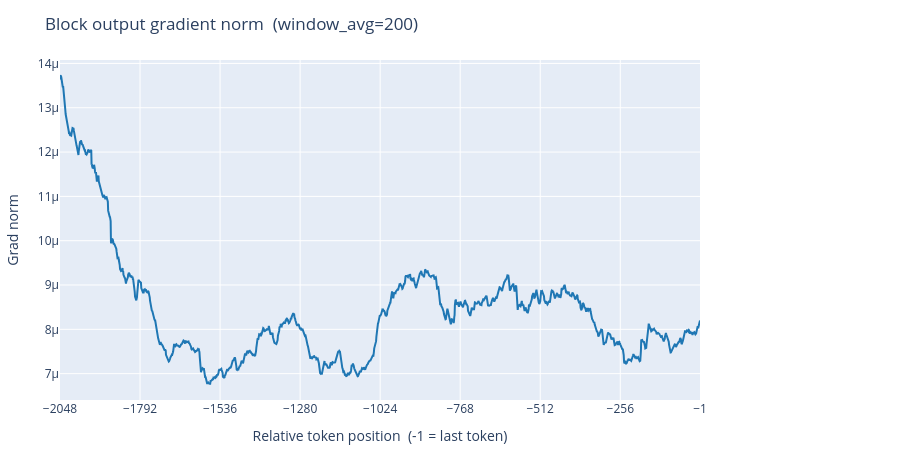

Notebook source saved alongside this figure:
### Markdown cell above
### Block output — single trajectory: grad only

### Code cell
plot_norms(None, block_out_grad,
           select=(8000, 0, 0, 0),
           window_avg=200,
           title='Block output gradient norm').show()

### Figure 1 — Plotly figure (JSON) as saved in the notebook; plotly's stock layout.template omitted (floating-point values rounded to 4 significant figures; data arrays with more than 128 entries replaced by an {"elided": "..."} marker saying what was removed)
{"data": [{"hovertemplate": "pos: %{x}<br>grad: %{y:.4f} [curve]<extra></extra>", "legendgroup": "curve", "line": {"color": "#1f77b4", "width": 2}, "mode": "lines", "name": "curve", "type": "scatter", "x": {"elided": "2048 int values"}, "y": {"elided": "2048 float values"}, "yaxis": "y"}], "layout": {"height": 460, "legend": {"x": 1.02, "xanchor": "left", "y": 1, "yanchor": "top"}, "margin": {"b": 60, "l": 60, "r": 200, "t": 60}, "title": {"text": "Block output gradient norm  (window_avg=200)"}, "xaxis": {"tickmode": "array", "tickvals": [-2048, -1792, -1536, -1280, -1024, -768, -512, -256, -1], "title": {"text": "Relative token position  (-1 = last token)"}}, "yaxis": {"range": [6.406e-06, 1.408e-05], "title": {"text": "Grad norm"}}}}
